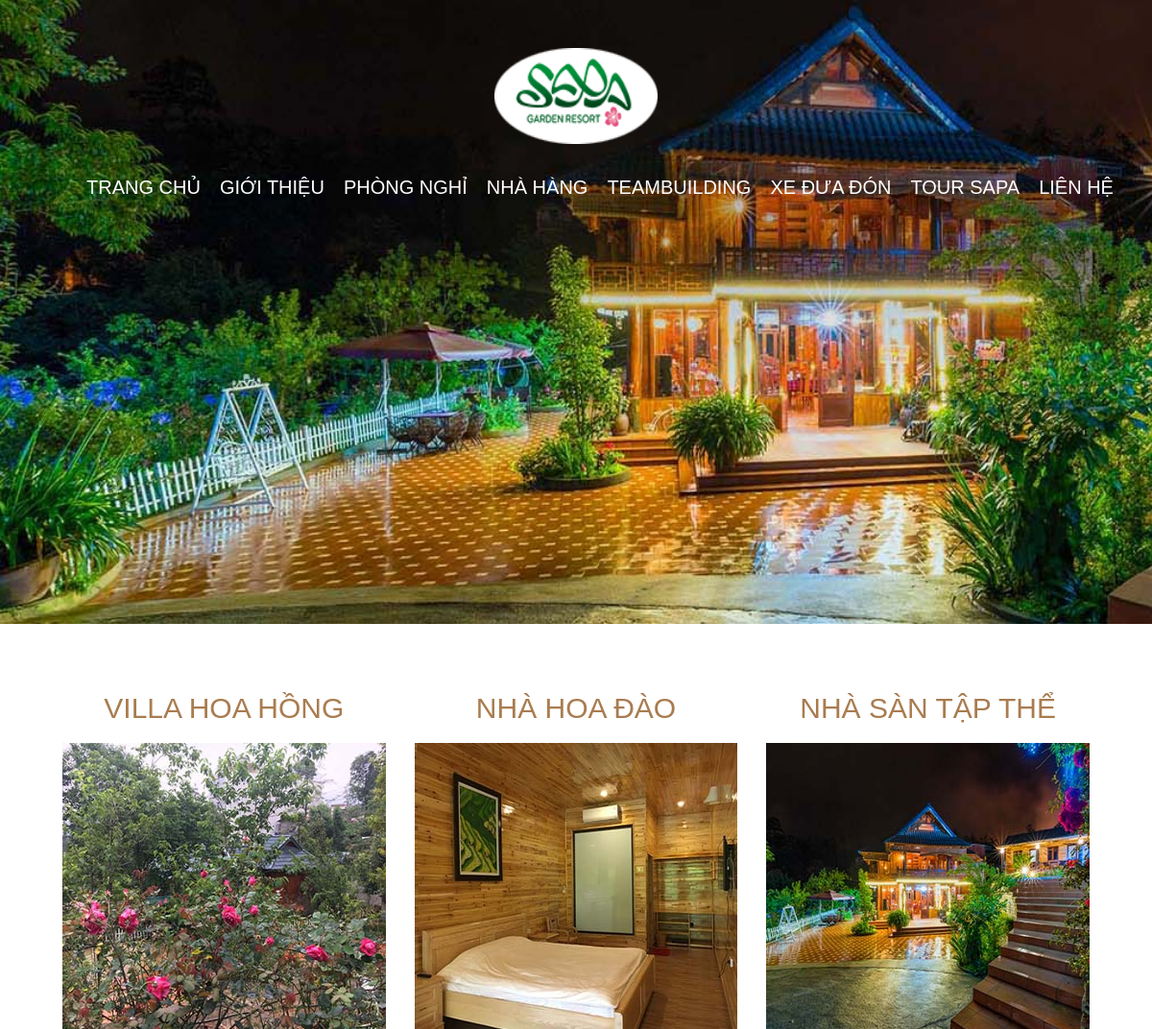
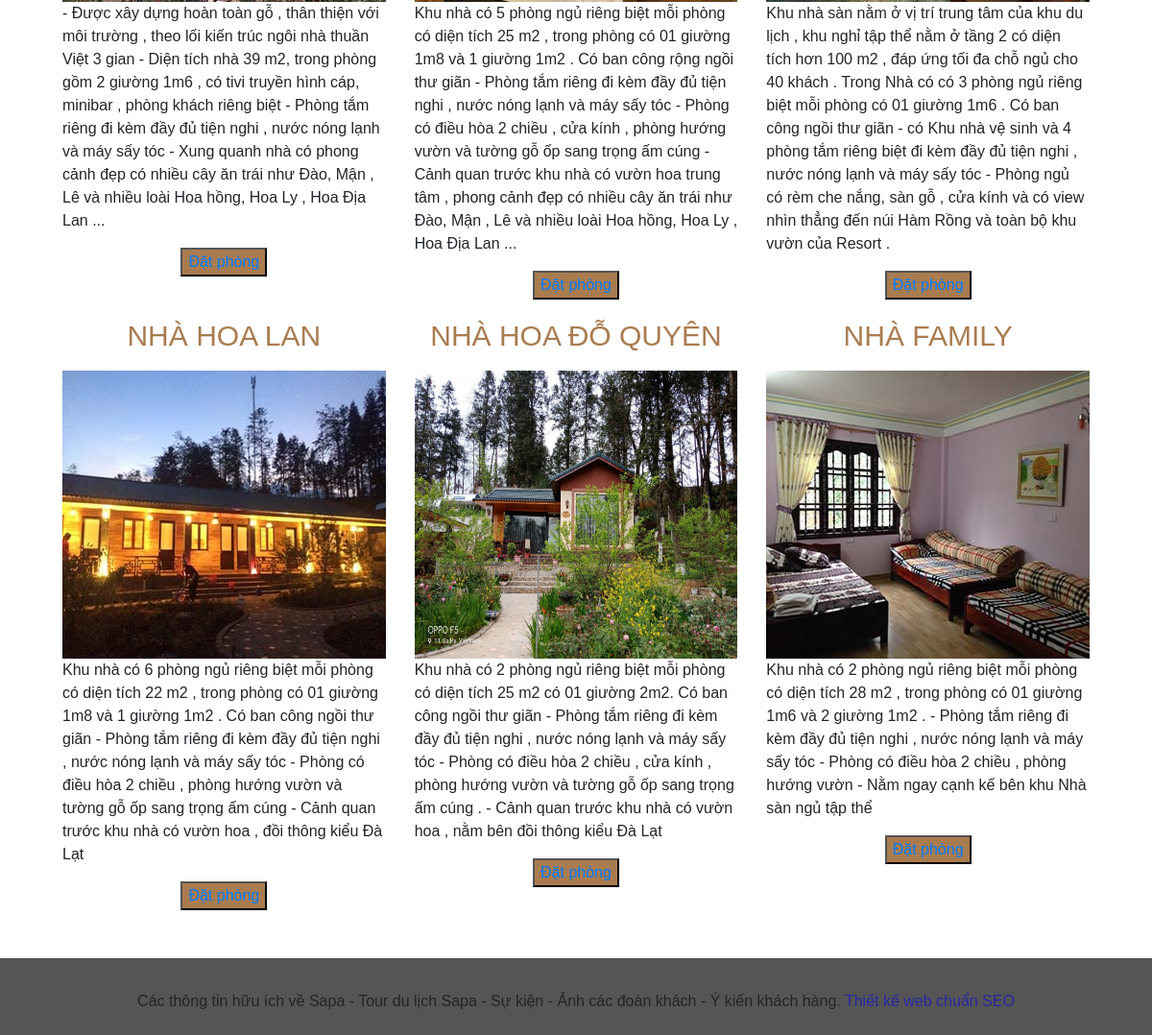
Screenshot of /room.php with the database file from the repository (2 pictures, top to bottom).
### tables this page shows
CREATE TABLE `restroom` (
  `Id` int(255) NOT NULL,
  `name` varchar(255) NOT NULL,
  `image` varchar(255) NOT NULL,
  `imf` longtext NOT NULL,
  `note` mediumtext NOT NULL
);

### module/sectionRoom.php (the view)
<section>
    <div class="container">
        <div class="row">
            <?php
            require('inc/connection.php');
            $sql = "select * from restroom where ID <= 3";
            $query = mysqli_query($conn, $sql);
            $num = mysqli_num_rows($query);
            if ($num > 0) {
                while ($row = mysqli_fetch_assoc($query)) {
                    ?>
                    <div class="col-sm-4">
                        <h1 class="text"><?php echo $row['name']; ?></h1>
                        <img src="<?php echo $row['image']; ?>" alt="">
                        <p><?php echo $row['imf'] ?></p>
                        <button id="<?php echo $row['Id']; ?> " onclick="data(<?php echo $row['Id']; ?>)"
                                style="display: block;margin: 0 auto;background: #A97C50"><a href="login.php">Đặt phòng</a>
                        </button>
                    </div>
                    <?php
                }
            }
            ?>
        </div>
        <div class="row">
            <?php
            require('inc/connection.php');
            $sql = "select * from restroom where ID > 3";
            $query = mysqli_query($conn, $sql);
            $num = mysqli_num_rows($query);
            if ($num > 0) {
                while ($row = mysqli_fetch_assoc($query)) {
                    ?>
                    <div class="col-sm-4">
                        <h1 class="text"><?php echo $row['name']; ?></h1>
                        <img src="<?php echo $row['image']; ?>" alt="">
                        <p><?php echo $row['imf'] ?></p>
                        <button id="<?php echo $row['Id']; ?> " onclick="data(<?php echo $row['Id']; ?>)"
                                style="display: block;margin: 0 auto;background: #A97C50"
                        ><a href="login.php">Đặt phòng</a>
                        </button>
                    </div>
                    <?php
                }
            }
            ?>
        </div>
    </div>
</section>

### room.php (shortened to what this page needs)
<!doctype html>
<html lang="en">
<head>
    <link rel="stylesheet" href="css/style.css">
    <link rel="stylesheet" href="css/normalize.css">
    <link rel="stylesheet" href="https://maxcdn.bootstrapcdn.com/bootstrap/4.3.1/css/bootstrap.min.css">
</head>
<body>
<?php include('module/header.php')?>
<?php include('module/sectionRoom.php')?>
<?php include('module/footer-end.php')?>
</body>
</html>

### module/header.php
<header>
    <div class="container">
        <img src="image/logo1.png" alt="logo" height="100" width="170">
        <div class="row">
            <nav class="clearfix">
                <ul>
                    <li><a href="index.php" target="_parent">Trang chủ</a></li>
                    <li><a href="#section_main" target="_parent">Giới Thiệu</a></li>
                    <li><a href="../room.php" target="_parent">Phòng Nghỉ</a></li>
                    <li><a href="#section_main" target="_parent">Nhà Hàng</a></li>
                    <li><a href="#" target="_parent">Teambuilding</a></li>
                    <li><a href="../transport.php" target="_parent">Xe Đưa Đón</a></li>
                    <li><a href="#section_main" target="_parent">Tour Sapa</a></li>
                    <li><a href="#contact" target="_parent">Liên hệ</a></li>
                </ul>
            </nav>
        </div>
    </div>
</header>

### module/footer-end.php
<div class="footer-end" id="contact">
    <div class="container">
        <p>
            Các thông tin hữu ích về Sapa - Tour du lịch Sapa - Sự kiện - Ảnh các đoàn khách - Ý kiến khách hàng.
            <span>Thiết kế web chuẩn SEO</span>
        </p>
    </div>
</div>

### css/style.css (style rules this page uses)
* { box-sizing: border-box; font-family: Arial, "Corbel Light", "Times New Roman"; }
.clearfix { overflow: auto; }
.clearfix::after { content: ""; clear: both; display: table; }
header { padding-top: 50px; width: 100%; height: 650px; background-size: cover; background-image: url("../image/nen.jpg"); background-repeat: no-repeat; }
header .container img { max-width: 100%; margin: 0 auto; display: block; }
nav { margin-top: 30px; }
nav ul { margin: 0 auto; list-style-type: none; }
nav ul li { float: left; }
nav ul li a { text-transform: uppercase; font-style: normal; font-size: 20px; padding-left: 20px; text-align: center; color: white; }
section { margin: 50px 50px; }
.text { text-transform: uppercase; color: #A97C50; text-align: center; font-size: 30px; }
.col-sm-4 { margin-top: 20px; }
.col-sm-4 img { max-width: 100%; margin-top: 10px; height: 300px; width: 400px; }
.footer-end { padding-top: 33px; text-align: center; background: #555555; height: 80px; }
.footer-end span { color: rgba(0, 0, 228, 0.55); }

### rows the page displays
restroom: name "VILLA HOA HỒNG", image (picture), imf "- Được xây dựng hoàn toàn gỗ , thân thiện với môi trường , theo lối kiến trúc ngôi nhà thuần Việt 3 gian - Diện tích nhà 39 m2, trong phòng gồm 2 giường 1m6 , có tivi truyền hình cáp, minibar , phòng khách riêng biệt - Phòng tắm riêng đi kèm đầy đủ tiện nghi , nước nóng lạnh và máy sấy tóc - Xung quanh nhà có phong cảnh đẹp có nhiều cây ăn trái như Đào, Mận , Lê và nhiều loài Hoa hồng, Hoa Ly , Hoa Địa Lan ..."
restroom: name "NHÀ HOA ĐÀO", image (picture), imf "Khu nhà có 5 phòng ngủ riêng biệt mỗi phòng có diện tích 25 m2 , trong phòng có 01 giường 1m8 và 1 giường 1m2 . Có ban công rộng ngồi thư giãn - Phòng tắm riêng đi kèm đầy đủ tiện nghi , nước nóng lạnh và máy sấy tóc - Phòng có điều hòa 2 chiều , cửa kính , phòng hướng vườn và tường gỗ ốp sang trọng ấm cúng - Cảnh quan trước khu nhà có vườn hoa trung tâm , phong cảnh đẹp có nhiều cây ăn trái như Đào, Mận , Lê và nhiều loài Hoa hồng, Hoa Ly , Hoa Địa Lan ..."
restroom: name "NHÀ SÀN TẬP THỂ", image (picture), imf "Khu nhà sàn nằm ở vị trí trung tâm của khu du lịch , khu nghỉ tập thể nằm ở tầng 2 có diện tích hơn 100 m2 , đáp ứng tối đa chỗ ngủ cho 40 khách . Trong Nhà có có 3 phòng ngủ riêng biệt mỗi phòng có 01 giường 1m6 . Có ban công ngồi thư giãn - có Khu nhà vệ sinh và 4 phòng tắm riêng biệt đi kèm đầy đủ tiện nghi , nước nóng lạnh và máy sấy tóc - Phòng ngủ có rèm che nắng, sàn gỗ , cửa kính và có view nhìn thẳng đến núi Hàm Rồng và toàn bộ khu vườn của Resort ."
restroom: name "NHÀ HOA LAN", image (picture), imf "Khu nhà có 6 phòng ngủ riêng biệt mỗi phòng có diện tích 22 m2 , trong phòng có 01 giường 1m8 và 1 giường 1m2 . Có ban công ngồi thư giãn - Phòng tắm riêng đi kèm đầy đủ tiện nghi , nước nóng lạnh và máy sấy tóc - Phòng có điều hòa 2 chiều , phòng hướng vườn và tường gỗ ốp sang trọng ấm cúng - Cảnh quan trước khu nhà có vườn hoa , đồi thông kiểu Đà Lạt"
restroom: name "NHÀ HOA ĐỖ QUYÊN", image (picture), imf "Khu nhà có 2 phòng ngủ riêng biệt mỗi phòng có diện tích 25 m2 có 01 giường 2m2. Có ban công ngồi thư giãn - Phòng tắm riêng đi kèm đầy đủ tiện nghi , nước nóng lạnh và máy sấy tóc - Phòng có điều hòa 2 chiều , cửa kính , phòng hướng vườn và tường gỗ ốp sang trọng ấm cúng . - Cảnh quan trước khu nhà có vườn hoa , nằm bên đồi thông kiểu Đà Lạt"
restroom: name "NHÀ FAMILY", image (picture), imf "Khu nhà có 2 phòng ngủ riêng biệt mỗi phòng có diện tích 28 m2 , trong phòng có 01 giường 1m6 và 2 giường 1m2 . - Phòng tắm riêng đi kèm đầy đủ tiện nghi , nước nóng lạnh và máy sấy tóc - Phòng có điều hòa 2 chiều , phòng hướng vườn - Nằm ngay cạnh kế bên khu Nhà sàn ngủ tập thể"
